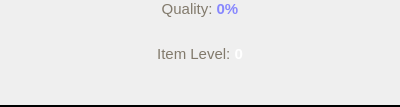
                 <widget class="QFrame" name="item_affix_frame">
                  <property name="sizePolicy">
                   <sizepolicy hsizetype="Fixed" vsizetype="Minimum">
                    <horstretch>0</horstretch>
                    <verstretch>0</verstretch>
                   </sizepolicy>
                  </property>
                  <property name="minimumSize">
                   <size>
                    <width>400</width>
                    <height>0</height>
                   </size>
                  </property>
                  <property name="maximumSize">
                   <size>
                    <width>400</width>
                    <height>16777215</height>
                   </size>
                  </property>
                  <layout class="QVBoxLayout" name="item_properties_layout">
                   <property name="spacing">
                    <number>0</number>
                   </property>
                   <property name="sizeConstraint">
                    <enum>QLayout::SetDefaultConstraint</enum>
                   </property>
                   <property name="leftMargin">
                    <number>0</number>
                   </property>
                   <property name="topMargin">
                    <number>0</number>
                   </property>
                   <property name="rightMargin">
                    <number>0</number>
                   </property>
                   <property name="bottomMargin">
                    <number>0</number>
                   </property>
                   <item alignment="Qt::AlignVCenter">
                    <widget class="QWidget" name="item_properties_container" native="true">
                     <property name="sizePolicy">
                      <sizepolicy hsizetype="Fixed" vsizetype="Minimum">
                       <horstretch>0</horstretch>
                       <verstretch>0</verstretch>
                      </sizepolicy>
                     </property>
                     <property name="minimumSize">
                      <size>
                       <width>400</width>
                       <height>0</height>
                      </size>
                     </property>
                     <property name="maximumSize">
                      <size>
                       <width>400</width>
                       <height>16777215</height>
                      </size>
                     </property>
                     <layout class="QVBoxLayout" name="verticalLayout_11">
                      <property name="spacing">
                       <number>0</number>
                      </property>
                      <property name="leftMargin">
                       <number>0</number>
                      </property>
                      <property name="topMargin">
                       <number>0</number>
                      </property>
                      <property name="rightMargin">
                       <number>0</number>
                      </property>
                      <property name="bottomMargin">
                       <number>0</number>
                      </property>
                      <item>
                       <widget class="QLabel" name="item_quality_label">
                        <property name="sizePolicy">
                         <sizepolicy hsizetype="Fixed" vsizetype="Minimum">
                          <horstretch>0</horstretch>
                          <verstretch>0</verstretch>
                         </sizepolicy>
                        </property>
                        <property name="minimumSize">
                         <size>
                          <width>400</width>
                          <height>0</height>
                         </size>
                        </property>
                        <property name="maximumSize">
                         <size>
                          <width>400</width>
                          <height>30</height>
                         </size>
                        </property>
                        <property name="text">
                         <string>&lt;p align=&quot;center&quot;&gt;&lt;span style=&quot; font-size:11pt; color:#827a6c;&quot;&gt;Quality: &lt;/span&gt;
&lt;span style=&quot; font-size:11pt; font-weight:bold; color:#8787fe;&quot;&gt;0%&lt;/span&gt;&lt;/p&gt;</string>
                        </property>
                        <property name="alignment">
                         <set>Qt::AlignCenter</set>
                        </property>
                        <property name="indent">
                         <number>0</number>
                        </property>
                       </widget>
                      </item>
                      <item alignment="Qt::AlignTop">
                       <widget class="QLabel" name="item_properties_label">
                        <property name="sizePolicy">
                         <sizepolicy hsizetype="Fixed" vsizetype="Maximum">
                          <horstretch>0</horstretch>
                          <verstretch>0</verstretch>
                         </sizepolicy>
                        </property>
                        <property name="minimumSize">
                         <size>
                          <width>400</width>
                          <height>0</height>
                         </size>
                        </property>
                        <property name="maximumSize">
                         <size>
                          <width>400</width>
                          <height>400</height>
                         </size>
                        </property>
                        <property name="styleSheet">
                         <string notr="true">QLabel{
                                                                                color: #827a6c;
                                                                                font-size: 14px;
																				padding: 2px 10px;
                                                                                text-align: center;
                                                                                margin-bottom: 5px ;
                                                                                }
                                                                            </string>
                        </property>
                        <property name="textFormat">
                         <enum>Qt::RichText</enum>
                        </property>
                        <property name="alignment">
                         <set>Qt::AlignHCenter|Qt::AlignTop</set>
                        </property>
                        <property name="indent">
                         <number>0</number>
                        </property>
                       </widget>
                      </item>
                      <item>
                       <widget class="QLabel" name="item_spacer_1">
                        <property name="sizePolicy">
                         <sizepolicy hsizetype="Fixed" vsizetype="Maximum">
                          <horstretch>0</horstretch>
                          <verstretch>0</verstretch>
                         </sizepolicy>
                        </property>
                        <property name="minimumSize">
                         <size>
                          <width>400</width>
                          <height>0</height>
                         </size>
                        </property>
                        <property name="maximumSize">
                         <size>
                          <width>400</width>
                          <height>2</height>
                         </size>
                        </property>
                        <property name="baseSize">
                         <size>
                          <width>0</width>
                          <height>0</height>
                         </size>
                        </property>
                        <property name="styleSheet">
                         <string notr="true">QLabel {
                                                                                border-image: none;
                                                                                }
                                                                            </string>
                        </property>
                        <property name="text">
                         <string/>
                        </property>
                        <property name="textFormat">
                         <enum>Qt::RichText</enum>
                        </property>
                        <property name="pixmap">
                         <pixmap resource="../../assets/assets.qrc">:/images/images/item-sep.png</pixmap>
                        </property>
                        <property name="scaledContents">
                         <bool>false</bool>
                        </property>
                        <property name="alignment">
                         <set>Qt::AlignCenter</set>
                        </property>
                       </widget>
                      </item>
                     </layout>
                    </widget>
                   </item>
                   <item alignment="Qt::AlignVCenter">
                    <widget class="QWidget" name="item_requirements_container" native="true">
                     <property name="sizePolicy">
                      <sizepolicy hsizetype="Fixed" vsizetype="Fixed">
                       <horstretch>0</horstretch>
                       <verstretch>0</verstretch>
                      </sizepolicy>
                     </property>
                     <property name="minimumSize">
                      <size>
                       <width>400</width>
                       <height>0</height>
                      </size>
                     </property>
                     <property name="maximumSize">
                      <size>
                       <width>400</width>
                       <height>52</height>
                      </size>
                     </property>
                     <layout class="QVBoxLayout" name="verticalLayout_13">
                      <property name="spacing">
                       <number>0</number>
                      </property>
                      <property name="leftMargin">
                       <number>0</number>
                      </property>
                      <property name="topMargin">
                       <number>0</number>
                      </property>
                      <property name="rightMargin">
                       <number>0</number>
                      </property>
                      <property name="bottomMargin">
                       <number>0</number>
                      </property>
                      <item>
                       <widget class="QLabel" name="item_level_label">
                        <property name="sizePolicy">
                         <sizepolicy hsizetype="Fixed" vsizetype="Fixed">
                          <horstretch>0</horstretch>
                          <verstretch>0</verstretch>
                         </sizepolicy>
                        </property>
                        <property name="minimumSize">
                         <size>
                          <width>400</width>
                          <height>0</height>
                         </size>
                        </property>
                        <property name="maximumSize">
                         <size>
                          <width>400</width>
                          <height>20</height>
                         </size>
                        </property>
                        <property name="tabletTracking">
                         <bool>false</bool>
                        </property>
                        <property name="text">
                         <string>&lt;p align=&quot;center&quot;&gt;&lt;span style=&quot; font-size:11pt; color:#827a6c;&quot;&gt;Item Level: &lt;/span&gt;
&lt;span style=&quot; font-size:11pt; font-weight:bold; color:#fff;&quot;&gt;0&lt;/span&gt;&lt;/p&gt;</string>
                        </property>
                        <property name="alignment">
                         <set>Qt::AlignCenter</set>
                        </property>
                        <property name="indent">
                         <number>0</number>
                        </property>
                       </widget>
                      </item>
                      <item>
                       <widget class="QLabel" name="item_requirements_label">
                        <property name="sizePolicy">
                         <sizepolicy hsizetype="Fixed" vsizetype="Fixed">
                          <horstretch>0</horstretch>
                          <verstretch>0</verstretch>
                         </sizepolicy>
                        </property>
                        <property name="minimumSize">
                         <size>
                          <width>400</width>
                          <height>0</height>
                         </size>
                        </property>
                        <property name="maximumSize">
                         <size>
                          <width>400</width>
                          <height>25</height>
                         </size>
                        </property>
                        <property name="styleSheet">
                         <string notr="true">QLabel{
                                                                                color: #827a6c;
                                                                                padding: 2px 10px;
                                                                                font-size: 14px;
                                                                                line-height: 14px;
                                                                                text-align: center;
                                                                                margin: 0;
                                                                                }
                                                                            </string>
                        </property>
                        <property name="lineWidth">
                         <number>0</number>
                        </property>
                        <property name="midLineWidth">
                         <number>0</number>
                        </property>
                        <property name="textFormat">
                         <enum>Qt::RichText</enum>
                        </property>
                        <property name="scaledContents">
                         <bool>false</bool>
                        </property>
                        <property name="alignment">
                         <set>Qt::AlignCenter</set>
                        </property>
                        <property name="indent">
                         <number>0</number>
                        </property>
                       </widget>
                      </item>
                      <item alignment="Qt::AlignBottom">
                       <widget class="QLabel" name="item_spacer_2">
                        <property name="sizePolicy">
                         <sizepolicy hsizetype="Fixed" vsizetype="Maximum">
                          <horstretch>0</horstretch>
                          <verstretch>0</verstretch>
                         </sizepolicy>
                        </property>
                        <property name="minimumSize">
                         <size>
                          <width>400</width>
                          <height>0</height>
                         </size>
                        </property>
                        <property name="maximumSize">
                         <size>
                          <width>400</width>
                          <height>2</height>
                         </size>
                        </property>
                        <property name="baseSize">
                         <size>
                          <width>0</width>
                          <height>0</height>
                         </size>
                        </property>
                        <property name="styleSheet">
                         <string notr="true">QLabel {
                                                                                border-image: none;
                                                                                }
                                                                            </string>
                        </property>
                        <property name="text">
                         <string/>
                        </property>
                        <property name="textFormat">
                         <enum>Qt::RichText</enum>
                        </property>
                        <property name="pixmap">
                         <pixmap resource="../../assets/assets.qrc">:/images/images/item-sep.png</pixmap>
                        </property>
                        <property name="scaledContents">
                         <bool>false</bool>
                        </property>
                        <property name="alignment">
                         <set>Qt::AlignCenter</set>
                        </property>
                       </widget>
                      </item>
                     </layout>
                    </widget>
                   </item>
                   <item alignment="Qt::AlignHCenter|Qt::AlignVCenter">
                    <widget class="QWidget" name="item_implicits_container" native="true">
                     <property name="enabled">
                      <bool>false</bool>
                     </property>
                     <property name="sizePolicy">
                      <sizepolicy hsizetype="Fixed" vsizetype="Maximum">
                       <horstretch>0</horstretch>
                       <verstretch>0</verstretch>
                      </sizepolicy>
                     </property>
                     <property name="minimumSize">
                      <size>
                       <width>400</width>
                       <height>0</height>
                      </size>
                     </property>
                     <property name="maximumSize">
                      <size>
                       <width>400</width>
                       <height>30</height>
                      </size>
                     </property>
                     <layout class="QVBoxLayout" name="verticalLayout_18">
                      <property name="spacing">
                       <number>0</number>
                      </property>
                      <property name="leftMargin">
                       <number>0</number>
                      </property>
                      <property name="topMargin">
                       <number>0</number>
                      </property>
                      <property name="rightMargin">
                       <number>0</number>
                      </property>
                      <property name="bottomMargin">
                       <number>0</number>
                      </property>
                      <item>
                       <widget class="QLabel" name="item_implicits_label">
                        <property name="enabled">
                         <bool>false</bool>
                        </property>
                        <property name="sizePolicy">
                         <sizepolicy hsizetype="Fixed" vsizetype="Minimum">
                          <horstretch>0</horstretch>
                          <verstretch>0</verstretch>
                         </sizepolicy>
                        </property>
                        <property name="minimumSize">
                         <size>
                          <width>400</width>
                          <height>0</height>
                         </size>
                        </property>
                        <property name="maximumSize">
                         <size>
                          <width>400</width>
                          <height>30</height>
                         </size>
                        </property>
                        <property name="styleSheet">
                         <string notr="true">QLabel{
                                                                                color: #8787fe;
                                                                                padding: 2px 10px;
                                                                                font-size: 14px;
                                                                                line-height: 14px;
                                                                                text-align: center;
                                                                                margin: 0;
                                                                                }
                                                                            </string>
                        </property>
                        <property name="lineWidth">
                         <number>1</number>
                        </property>
                        <property name="text">
                         <string/>
                        </property>
                        <property name="textFormat">
                         <enum>Qt::RichText</enum>
                        </property>
                        <property name="alignment">
                         <set>Qt::AlignCenter</set>
                        </property>
                        <property name="wordWrap">
                         <bool>true</bool>
                        </property>
                       </widget>
                      </item>
                     </layout>
                    </widget>
                   </item>
                   <item>
                    <widget class="QLabel" name="item_spacer_3">
                     <property name="enabled">
                      <bool>false</bool>
                     </property>
                     <property name="sizePolicy">
                      <sizepolicy hsizetype="Fixed" vsizetype="Maximum">
                       <horstretch>0</horstretch>
                       <verstretch>0</verstretch>
                      </sizepolicy>
                     </property>
                     <property name="minimumSize">
                      <size>
                       <width>400</width>
                       <height>0</height>
                      </size>
                     </property>
                     <property name="maximumSize">
                      <size>
                       <width>400</width>
                       <height>2</height>
                      </size>
                     </property>
                     <property name="baseSize">
                      <size>
                       <width>0</width>
                       <height>0</height>
                      </size>
                     </property>
                     <property name="styleSheet">
                      <string notr="true">QLabel {
                                                                                border-image: none;
																				background-color: rgb(0, 0, 0);
                                                                                }
                                                                            </string>
                     </property>
                     <property name="text">
                      <string/>
                     </property>
                     <property name="textFormat">
                      <enum>Qt::RichText</enum>
                     </property>
                     <property name="pixmap">
                      <pixmap resource="../../assets/assets.qrc">:/images/images/item-sep.png</pixmap>
                     </property>
                     <property name="scaledContents">
                      <bool>false</bool>
                     </property>
                     <property name="alignment">
                      <set>Qt::AlignCenter</set>
                     </property>
                    </widget>
                   </item>
                  </layout>
                 </widget>
